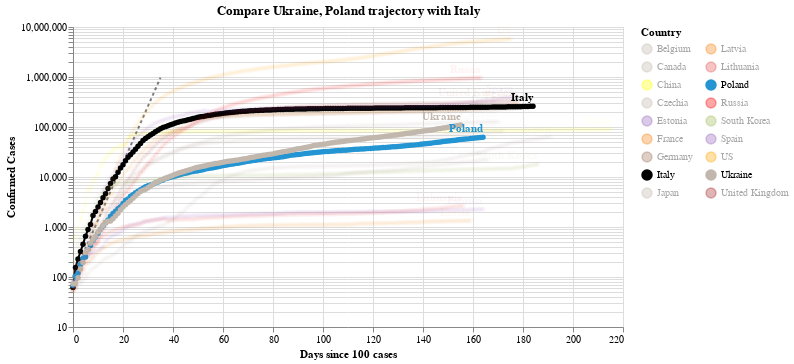

Here is the notebook cell this chart was saved with:
### Code cell
#hide_input
chart2 = make_since_chart(dff2, ['Ukraine', 'Poland'], baseline_countries)
chart2

### Figure 1 — Vega-Lite specification as saved in the notebook (floating-point values rounded to 4 significant figures; data arrays with more than 128 entries replaced by an {"elided": "..."} marker saying what was removed)
{"config": {"view": {"continuousWidth": 400, "continuousHeight": 300}}, "layer": [{"data": {"name": "data-628230001892d6798b50651be41d1b3e"}, "mark": {"type": "line", "color": "black", "opacity": 0.5, "strokeDash": [3, 3]}, "encoding": {"x": {"type": "quantitative", "field": "Days since 100 cases"}, "y": {"type": "quantitative", "field": "Confirmed Cases"}}}, {"data": {"name": "data-d94bc2ac0dfcdea70c09ff51f5a6138a"}, "mark": {"type": "line", "point": true}, "encoding": {"color": {"type": "nominal", "field": "Country", "legend": {"columns": 2}, "scale": {"domain": ["Belgium", "Canada", "China", "Czechia", "Estonia", "France", "Germany", "Italy", "Japan", "Latvia", "Lithuania", "Poland", "Russia", "South Korea", "Spain", "US", "Ukraine", "United Kingdom"], "range": ["#C1B7AD", "#C1B7AD", "yellow", "#C1B7AD", "#9467bd", "#F58518", "#9D755D", "black", "#C1B7AD", "#F58518", "#E45756", "#2495D3", "red", "#A1BA59", "#9467bd", "orange", "#C1B7AD", "brown"]}}, "opacity": {"condition": {"value": 1, "selection": "selector003"}, "value": 0.05}, "tooltip": [{"type": "nominal", "field": "Country"}, {"type": "temporal", "field": "Date"}, {"type": "quantitative", "field": "Confirmed Cases"}, {"type": "quantitative", "field": "Days since 100 cases"}], "x": {"type": "quantitative", "field": "Days since 100 cases"}, "y": {"type": "quantitative", "field": "Confirmed Cases", "scale": {"type": "log"}}}, "selection": {"selector003": {"type": "multi", "fields": ["Country"], "bind": "legend", "init": [{"Country": "Ukraine"}, {"Country": "Poland"}, {"Country": "Italy"}]}}, "width": 550}, {"data": {"name": "data-d94bc2ac0dfcdea70c09ff51f5a6138a"}, "mark": {"type": "text", "align": "right", "dy": -8, "fontWeight": "bold"}, "encoding": {"color": {"type": "nominal", "field": "Country", "legend": {"columns": 2}, "scale": {"domain": ["Belgium", "Canada", "China", "Czechia", "Estonia", "France", "Germany", "Italy", "Japan", "Latvia", "Lithuania", "Poland", "Russia", "South Korea", "Spain", "US", "Ukraine", "United Kingdom"], "range": ["#C1B7AD", "#C1B7AD", "yellow", "#C1B7AD", "#9467bd", "#F58518", "#9D755D", "black", "#C1B7AD", "#F58518", "#E45756", "#2495D3", "red", "#A1BA59", "#9467bd", "orange", "#C1B7AD", "brown"]}}, "opacity": {"condition": {"value": 1, "selection": "selector003"}, "value": 0.05}, "text": {"type": "nominal", "field": "Country"}, "tooltip": [{"type": "nominal", "field": "Country"}, {"type": "temporal", "field": "Date"}, {"type": "quantitative", "field": "Confirmed Cases"}, {"type": "quantitative", "field": "Days since 100 cases"}], "x": {"type": "quantitative", "field": "Days since 100 cases"}, "y": {"type": "quantitative", "field": "Confirmed Cases", "scale": {"type": "log"}}}, "transform": [{"filter": "(datum['Date'] >= 1598227200000)"}], "width": 550}], "title": "Compare Ukraine, Poland trajectory with Italy", "$schema": "https://vega.github.io/schema/vega-lite/v4.0.2.json", "datasets": {"data-628230001892d6798b50651be41d1b3e": [{"Days since 100 cases": 0, "Confirmed Cases": 100.0}, {"Days since 100 cases": 1, "Confirmed Cases": 130.0}, {"Days since 100 cases": 2, "Confirmed Cases": 169.0}, {"Days since 100 cases": 3, "Confirmed Cases": 219.7}, {"Days since 100 cases": 4, "Confirmed Cases": 285.6}, {"Days since 100 cases": 5, "Confirmed Cases": 371.3}, {"Days since 100 cases": 6, "Confirmed Cases": 482.7}, {"Days since 100 cases": 7, "Confirmed Cases": 627.5}, {"Days since 100 cases": 8, "Confirmed Cases": 815.7}, {"Days since 100 cases": 9, "Confirmed Cases": 1060.0}, {"Days since 100 cases": 10, "Confirmed Cases": 1379.0}, {"Days since 100 cases": 11, "Confirmed Cases": 1792.0}, {"Days since 100 cases": 12, "Confirmed Cases": 2330.0}, {"Days since 100 cases": 13, "Confirmed Cases": 3029.0}, {"Days since 100 cases": 14, "Confirmed Cases": 3937.0}, {"Days since 100 cases": 15, "Confirmed Cases": 5119.0}, {"Days since 100 cases": 16, "Confirmed Cases": 6654.0}, {"Days since 100 cases": 17, "Confirmed Cases": 8650.0}, {"Days since 100 cases": 18, "Confirmed Cases": 11250.0}, {"Days since 100 cases": 19, "Confirmed Cases": 14620.0}, {"Days since 100 cases": 20, "Confirmed Cases": 19000.0}, {"Days since 100 cases": 21, "Confirmed Cases": 24710.0}, {"Days since 100 cases": 22, "Confirmed Cases": 32120.0}, {"Days since 100 cases": 23, "Confirmed Cases": 41750.0}, {"Days since 100 cases": 24, "Confirmed Cases": 54280.0}, {"Days since 100 cases": 25, "Confirmed Cases": 70560.0}, {"Days since 100 cases": 26, "Confirmed Cases": 91730.0}, {"Days since 100 cases": 27, "Confirmed Cases": 119300.0}, {"Days since 100 cases": 28, "Confirmed Cases": 155000.0}, {"Days since 100 cases": 29, "Confirmed Cases": 201500.0}, {"Days since 100 cases": 30, "Confirmed Cases": 262000.0}, {"Days since 100 cases": 31, "Confirmed Cases": 340600.0}, {"Days since 100 cases": 32, "Confirmed Cases": 442800.0}, {"Days since 100 cases": 33, "Confirmed Cases": 575600.0}, {"Days since 100 cases": 34, "Confirmed Cases": 748300.0}, {"Days since 100 cases": 35, "Confirmed Cases": 972800.0}], "data-d94bc2ac0dfcdea70c09ff51f5a6138a": {"elided": "3147 records"}}}
